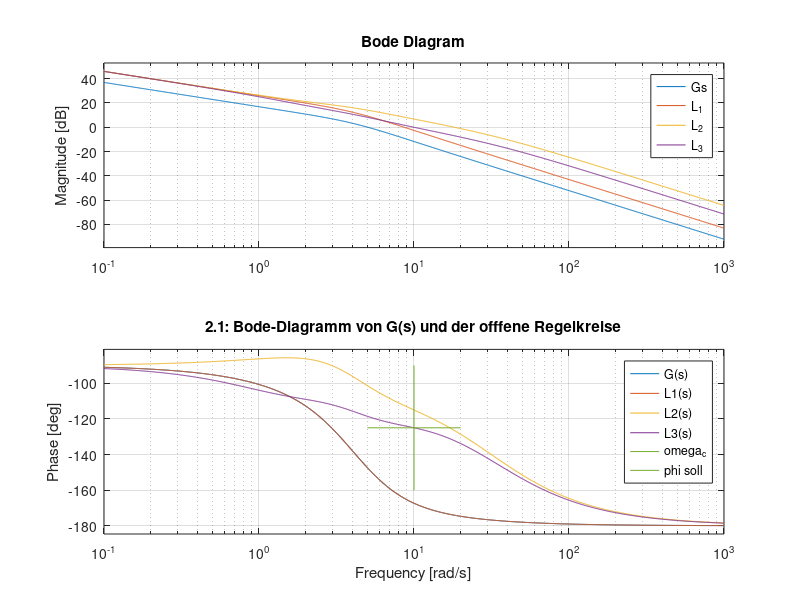

This figure's MATLAB source:
clear all; close all; clc

%% Aufgabe 2.9 Lead-Lag Regler entwurf

Vg = 7;
a = 1/5;
b = 1
T = 1/4.2;
xi = 0.8;
t_r = 0.15;
omega_c = 1.5/t_r;
ue = 15;
phi_soll = 70 - ue;

lag_extra_phase = 10;

Gs = Vg*tf([a 1], [T^2 2*xi*T 1 0])
V_ges = 1/0.05;
V_R = V_ges / Vg;

R_1 = V_R;
L_1 = R_1*Gs;
[re_L_1 im_L_1] = nyquist(L_1, omega_c);
phi_L_1 = atan (im_L_1/re_L_1) * 180/pi;
abs_L_1 = sqrt(re_L_1^2 + im_L_1^2);

phi_dif = phi_soll - phi_L_1

% Phase um phi_dif + lag_extra_phase anheben
% Lead Regler

delta_phi = phi_dif + lag_extra_phase;
eta_lead = (tan(pi/4 - (delta_phi/2)*pi/180))^2
T_lead = 1/(sqrt(eta_lead)*omega_c)

if eta_lead < 1 
    sprintf('ja! eta lead kleiner 1')
end

R_lead = tf([T_lead 1], [T_lead*eta_lead 1])

% Lead Regler
L_2 = L_1*R_lead;
[re_L_2 im_L_2] = nyquist(L_2, omega_c);
phi_L_2 = atan (im_L_2/re_L_2) * 180/pi;
abs_L_2 = sqrt(re_L_2^2 + im_L_2^2);

phi_dif = phi_soll - phi_L_2

delta_a = 1/abs_L_2;
delta_phi = phi_dif*pi/180;

T_lag = (delta_a*sqrt(1 + tan(delta_phi)^2) - 1)/(omega_c*tan(delta_phi));
eta_lag = (omega_c*T_lag - tan(delta_phi))/(omega_c*T_lag* (1 + omega_c*T_lag*tan(delta_phi)));

R_lag = tf([T_lag 1], [T_lag*eta_lag 1])

if eta_lag > 1 
    sprintf('ja! eta lag groesser 1')
end

% Ueberpruefe
L_3 = L_2*R_lag
[re_L_3 im_L_3] = nyquist(L_3, omega_c);
phi_L_3 = atan (im_L_3/re_L_3) * 180/pi
abs_L_3 = sqrt(re_L_3^2 + im_L_3^2)

figure
line([omega_c omega_c], [25, -25])
hold on
bode(Gs, L_1, L_2, L_3)
%hold on
line([omega_c omega_c], [-90, -160])
line([5 20], [phi_soll-180,phi_soll-180])
grid on
title('2.1: Bode-Diagramm von G(s) und der offfene Regelkreise')
legend('G(s)', 'L1(s)','L2(s)','L3(s)', 'omega_c', 'phi soll');